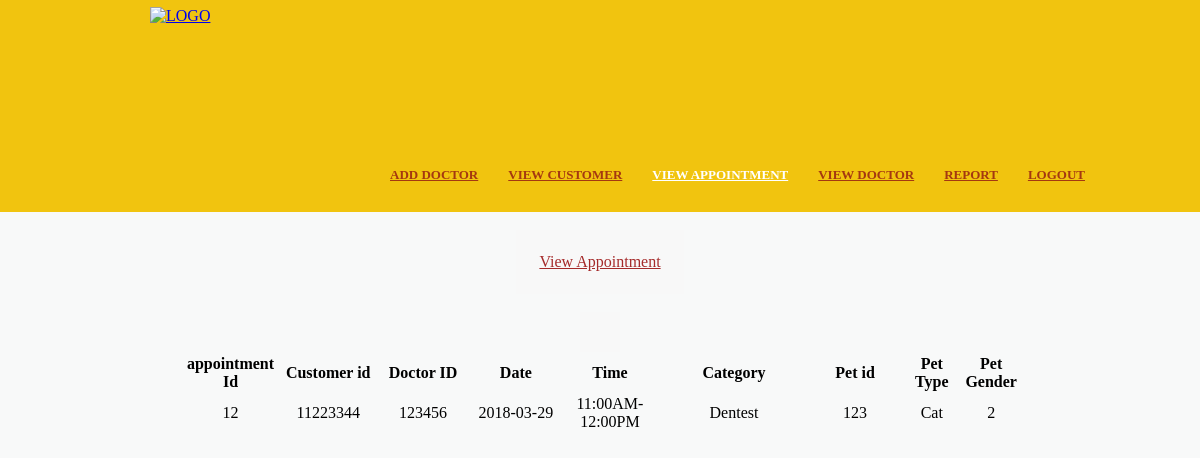
The app's page /viewapp.php with its own data.
### tables this page shows
CREATE TABLE `appointment` (
  `appointmentId` int(11) NOT NULL,
  `customer_id` int(11) NOT NULL,
  `doctor_national_id` int(11) NOT NULL,
  `date` date NOT NULL,
  `time` varchar(60) NOT NULL,
  `category` varchar(20) NOT NULL,
  `Pet_id` int(11) NOT NULL,
  `Pet_type` varchar(20) NOT NULL,
  `Pet_gender` varchar(11) NOT NULL
);

### viewapp.php (the view, shortened to what this page needs)
<!DOCTYPE HTML>
<html>
<head>
	<link rel="stylesheet" href="default.css" type="text/css">
	</head>
<body>
<div id="header">
			<div class="logo"><a href="adminpage.php"><img src="image/logo.png" alt="LOGO" height="190" width="210"></a>
            </div>
             <ul class="navigation">
				<li>
					<a href="addoctor.php">Add Doctor</a>
				</li>
			 <li>
					<a href="viewcustomer.php">View Customer</a>
				</li>
			  <li class="active">
					<a href="#">View Appointment</a>
				</li>
			  <li>
					<a href="viewdoctor.php">View Doctor</a>
				</li>
				<li>
					<a href="aReport.php">Report</a>
				</li>
				  <li>
					<a href="logout.php">LOGOUT</a>
				</li>
			</ul>
			 <div class="clearfix">
		</div>
		</div>
<div id="contents">
		<br />
        <center>
       <form id="form1" name="form1" method="post"  onsubmit="return validate(this);">
               <table bgcolor="#F8F8F8" style="padding:20px;">
               <tr>
               <td colspan="2" align="center">
<u  style="color:brown;">View Appointment</u>
 </td>
               </tr>
</table>
<div id="contents">
		<br />
        <center>
               <table bgcolor="#F8F8F8" style="padding:20px;">
</table>
<div align="center">
<?php
include("connect.php");
echo "<form method='post' name='form1'>";
	    $query = "select * from appointment";
		$result = mysqli_query($connection, $query);
	echo "<table width=70% >";
		echo "<tr>";
		echo "<th width = 12%  align=center><v1>appointment Id";
		echo "<th width = 12%  align=center><v1>Customer id";
		echo "<th width = 12%  align=center><v1> Doctor ID";
		echo "<th width = 12%  align=center><v1> Date";
		echo "<th width = 12%  align=center><v1> Time";
		echo "<th width = 20%  align=center><v1> Category";
		echo "<th width = 12%  align=center><v1> Pet id";
		echo "<th width = 12%  align=center><v1> Pet Type";
		echo "<th width = 12%  align=center><v1> Pet Gender";
        echo "</tr>";
			while($row = mysqli_fetch_assoc($result)) {
   $id = $row['appointmentId'];
   $customer_id = $row['customer_id'];
   $doctor_national_id = $row['doctor_national_id'];
   $date = $row['date'];
   $time = $row['time'];
   $category = $row['category'];
   $Pet_id = $row['Pet_id'];
   $Pet_type = $row['Pet_type'];
   $Pet_gender = $row['Pet_gender'];
			echo "<tr>";
			echo "<td align=center>$id</td>";
			echo "<td  align=center>$customer_id</td>";
			echo "<td  align=center> $doctor_national_id</td>";
			echo "<td align=center>$date</td>";
			echo "<td  align=center>$time</td>";
			echo "<td  align=center> $category</td>";
			echo "<td align=center>$Pet_id</td>";
			echo "<td  align=center>$Pet_type</td>";
			echo "<td  align=center> $Pet_gender</td>";
                     echo "</tr>";
		}
		echo  "</table>";
		echo "</form>";
?>
      </div>
</form>
</center>
	</div>
</body>
</html>

### default.css (style rules this page uses)
body { background-color: #F8F9F9; min-width: 960px; margin: 0; }
img { display: block; border: 0; }
.clearfix { width: 960px; margin: 0 auto; }
.clearfix:after { clear:both; content:""; display:block; line-height:0; height:1%; visibility:hidden; }
#header { background: #F1C40F ; padding: 7px 0 15px; }
.logo { float: left; display: inline-block; margin-left: 150px; }
.navigation { float: left; list-style: none; margin: 28px 0 0; padding: 0; }
.navigation li { float: left; margin-left: 30px; margin-top: 128px; position: relative; }
.navigation li > a { color: #a43810; font: bold 13px/24px Times, "Times New Roman", serif; text-decoration: none; text-transform: uppercase; text-decoration: underline; }
.navigation li.active > a, .navigation li > a:hover { color: #fff; text-decoration: underline; }
#contents { padding-bottom: 24px; }

### records on screen
appointment: appointmentId "12", customer "11223344", doctor_national "123456", date "2018-03-29", time "11:00AM-12:00PM", category "Dentest", Pet "123", Pet_type "Cat", Pet_gender "2"
